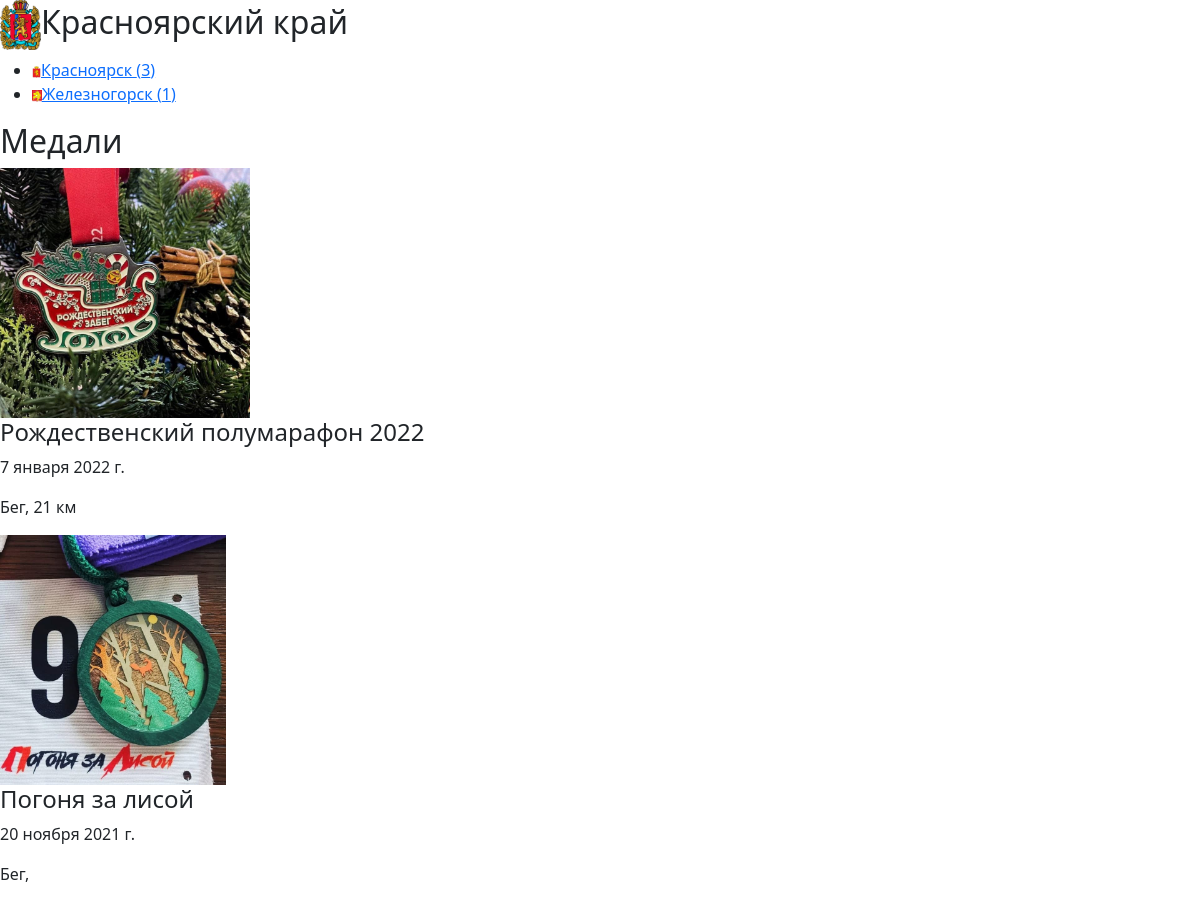
The page /region/6 (upper part) on the database as committed earlier.
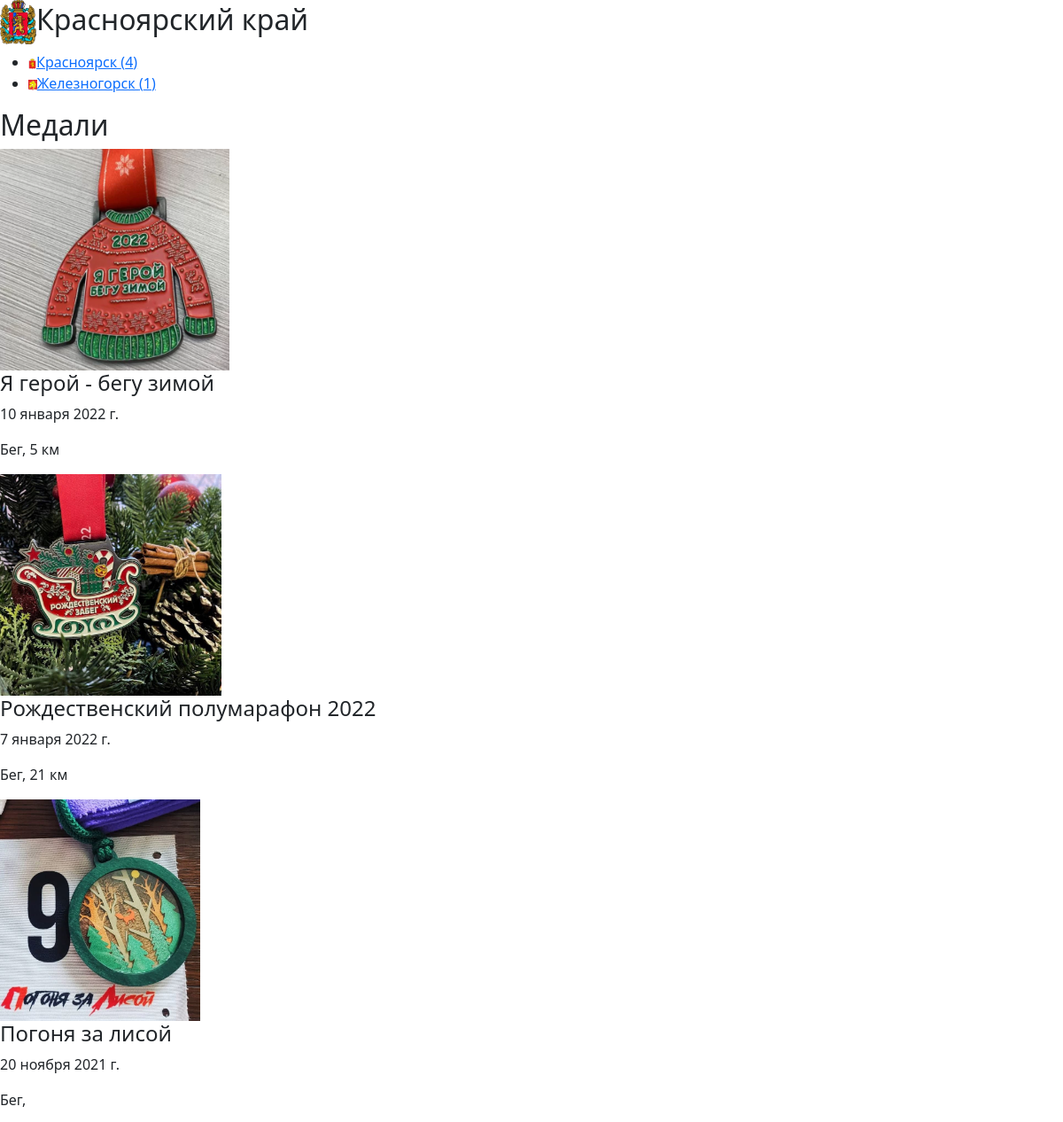
The same page on the database as committed later.
### medals/models.py (models this page shows, shortened)
class City(models.Model):
    country = models.ForeignKey(Country, on_delete = models.CASCADE)
    region = ChainedForeignKey(
        Region,
        chained_field = "country",
        chained_model_field = "country",
        show_all=False,
        auto_choose=True,
        sort=True,
        blank=True, null=True,)
    name = models.CharField(max_length = 200)
    count = models.IntegerField(default = 0)
    flag_path = models.ImageField(blank = True, upload_to='static/images/flags/cities')

class Medal(models.Model):
    country = models.ForeignKey(Country, on_delete = models.CASCADE)
    region = ChainedForeignKey(
        Region,
        chained_field = "country",
        chained_model_field = "country",
        show_all=False,
        auto_choose=True,
        sort=True,
        blank=True, null=True)
    city = ChainedForeignKey(
        City,
        chained_field = "country",
        chained_model_field = "country",
        show_all=True,
        auto_choose=True,
        sort=True)
    sport = models.ForeignKey(Sport, on_delete = models.CASCADE, to_field='name', default='Бег')
    series = ChainedForeignKey(
        Series,
        chained_field = "org",
        chained_model_field = "org",
        show_all=True,
        auto_choose=False,
        sort=True,
        blank=True, null=True,)
    org = models.ForeignKey(Org, on_delete = models.CASCADE, blank = True, null=True)
    name = models.CharField(max_length = 200)
    date_added = models.DateField(auto_now = True)
    date = models.DateField(auto_now = False)
    distance = models.CharField(blank = True, max_length = 15)
    photo = models.ImageField(upload_to='static/images/medals/')
    photo_second = models.ImageField(blank = True, upload_to='static/images/medals')
    likes = models.IntegerField(default = 0)
    added_by = models.CharField(blank = True, max_length = 200, default='fatum')
    credentials = models.CharField(blank = True, max_length = 200, default='@fa_tum')

class Sport(models.Model):
    name = models.CharField(max_length = 200, unique = True)
    count = models.IntegerField(default = 0)
    descriprion = models.TextField(blank = True)
    logo = models.FileField(blank = True, upload_to='static/images/logos/sports')
    def __str__(self):
        return self.name

### medals/views.py (the view)
# urls.py: path('region/<int:id>', views.region),
def region(request, id):
    region = Region.objects.get(id=id)
    medals = Medal.objects.filter(region = id).order_by('-date')
    return render(request, 'medals/region.html', context={"region": region, "medals": medals})

### medals/models.py (called while the page is built)
    def get_cities(self):
        return self.city_set.all().order_by('-count', 'name')

### templates/medals/region.html (shortened to what this page needs)
<!DOCTYPE html>
{% load static %}
<html>
<head>
  <link href="https://cdn.jsdelivr.net/npm/bootstrap@5.1.3/dist/css/bootstrap.min.css" rel="stylesheet">
</head>
<body>
  <h2><img src="../{{ region.flag_path }}" height=50></img>{{region.name}}</h2>
    {% if region.get_cities.count > 0 %}
      <ul>
        {% for city in region.get_cities %}
          <li><a href="../city/{{city.id}}"><img src="../{{ city.flag_path }}" height=12></img>{{ city.name }} ({{ city.count }})</a></li>
        {% endfor %}
      </ul>
    {% endif %}
<h2>Медали</h2>
{% if medals.count > 0 %}
  {% for medal in medals %}
      <div>
        <img src="../{{ medal.photo}}" alt="" height=250>
        <h4>{{medal.name}}</h4>
        <p>{{medal.date}}</p>
        <p>{{medal.sport}}, {{medal.distance}}</p>
      </div>
  {% endfor %}
{% endif %}
</body>
</html>

Rows that differ between the two databases and show on the page:
changed City "Красноярск": count "3" → "4"
added Medal: photo (picture), name "Я герой - бегу зимой", date "10 января 2022 г.", sport "Бег", distance "5 км"
